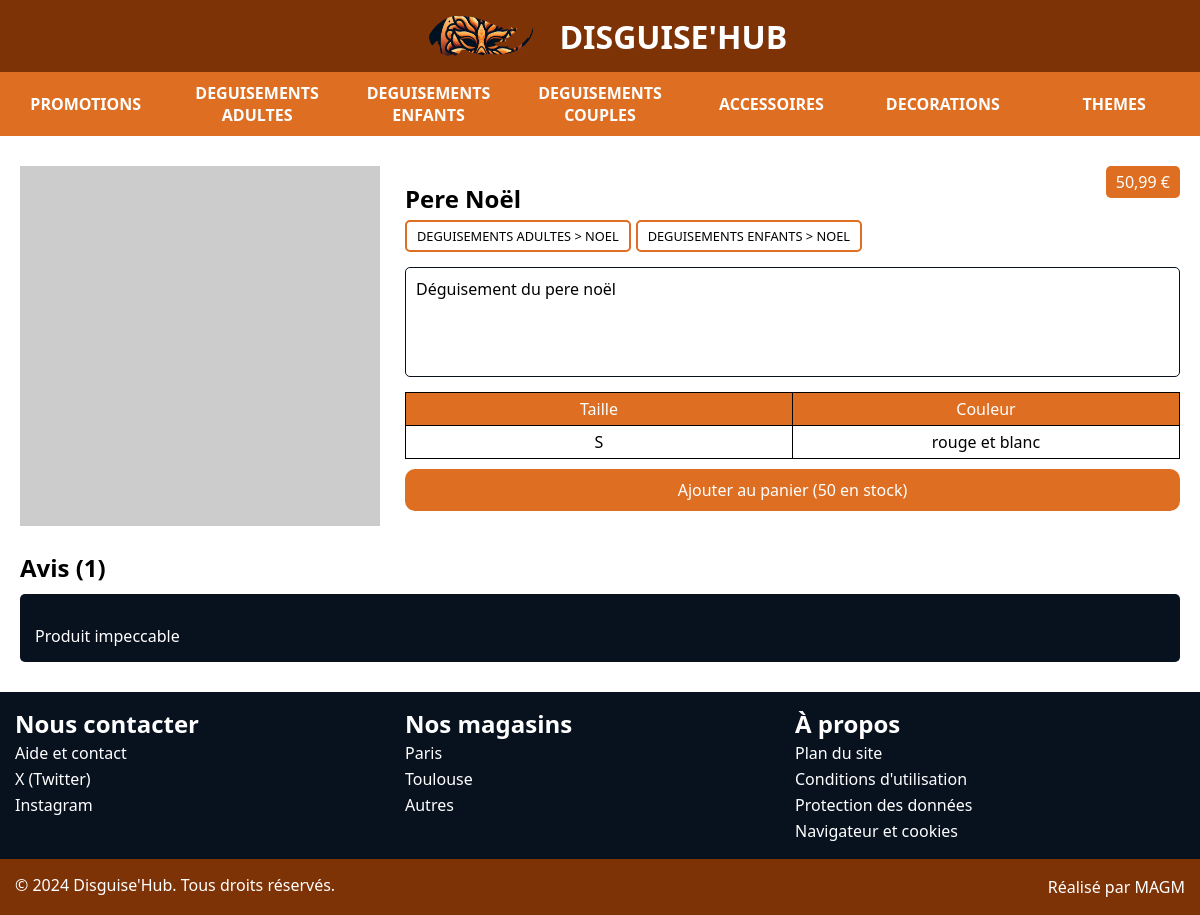
Screenshot of /site/produit.php?id=100000 with the database file from the repository.
### tables this page shows
CREATE TABLE Categorie (
    idCategorie INT AUTO_INCREMENT,
    idCategoriePere INT,
    nomCategorie VARCHAR(50),
    PRIMARY KEY (idCategorie),
    FOREIGN KEY (idCategoriePere) REFERENCES Categorie(idCategorie)
);

CREATE TABLE Image (
    refProduit INT,
    imageProduit VARCHAR(255),
    PRIMARY KEY (refProduit, imageProduit),
    FOREIGN KEY (refProduit) REFERENCES Produit(refProduit)
);

CREATE TABLE Produit (
    refProduit INT AUTO_INCREMENT,
    idCategorie INT,
    nomProduit VARCHAR(100),
    descProduit TEXT,
    prixProduit DECIMAL(6,2),
    qteProduit DECIMAL(4),
    tailleProduit VARCHAR(3),
    couleurProduit VARCHAR(40),
    PRIMARY KEY (refProduit),
    FOREIGN KEY (idCategorie) REFERENCES Categorie(idCategorie)
);

CREATE TABLE AssoProduitCateg (
    refProduit INT,
    idCategorie INT,
    PRIMARY KEY (refProduit, idCategorie),
    FOREIGN KEY (refProduit) REFERENCES Produit(refProduit),
    FOREIGN KEY (idCategorie) REFERENCES Categorie(idCategorie)
);

CREATE TABLE Avis (
    idAvis INT AUTO_INCREMENT,
    idAvisPere INT,
    refProduit INT,
    idClient INT,
    commentaire TEXT,
    note DECIMAL(1) NOT NULL,
    PRIMARY KEY (idAvis),
    FOREIGN KEY (idAvisPere) REFERENCES Avis(idAvis),
    FOREIGN KEY (refProduit) REFERENCES Produit(refProduit),
    FOREIGN KEY (idClient) REFERENCES Client(idClient)
);

### site/produit.php (the view, shortened to what this page needs)
<html>
<head>
    <link rel="stylesheet" type="text/css" href="./css/general.css">
    <link rel="stylesheet" type="text/css" href="./css/produit.css">
</head>
<body>
    <?php include("include/header.php"); ?>
    <div class="content">
        <?php
            if (empty($_GET["id"])) {
                header("Location: ./");
            } else {
                $sql = "SELECT * FROM Produit WHERE refProduit = :ref";
                $req = $conn -> prepare($sql);
                $req -> execute(["ref" => $_GET["id"]]);
                if ($req && $req->rowCount() > 1) {
                    echo "<h1>Erreur</h1>
                    <p>Plusieurs correspondaces ont été trouvées pour le produit \"" . $_GET["id"] . "\".</p>
                    <a href='./' class='button'>Retour à l'accueil</a>";
                } else if ($req && $req->rowCount() == 0) {
                    echo "<h1>Produit introuvable</h1>
                    <p>Le produit \"" . $_GET["id"] . "\" n'existe pas.</p>
                    <a href='./' class='button'>Retour à l'accueil</a>";
                } else {
                    $produit = $req -> fetch();
                    $sql = "SELECT * FROM AssoProduitCateg WHERE refProduit = :ref";
                    $req = $conn -> prepare($sql);
                    $req -> execute(["ref" => $_GET["id"]]);
                    $categories = $req -> fetchAll();
                    $sql = "SELECT * FROM Image WHERE refProduit = :ref";
                    $req = $conn -> prepare($sql);
                    $req -> execute(["ref" => $_GET["id"]]);
                    $images = $req -> fetchAll();
                    $sql = "SELECT * FROM Avis WHERE refProduit = :ref";
                    $req = $conn -> prepare($sql);
                    $req -> execute(["ref" => $_GET["id"]]);
                    $avis = $req -> fetchAll();
                    if (count($avis) != 0) {
                        $sql = "SELECT AVG(note) AS moyenne FROM Avis WHERE refProduit = :ref";
                        $req = $conn -> prepare($sql);
                        $req -> execute(["ref" => $_GET["id"]]);
                        $moyenne = round($req -> fetch()["moyenne"]);
                    }
                    echo "<div class='produit'>
                        <div class='images'>";
                            foreach ($images as $image) {
                                echo "<img src='" . $image["imageProduit"] . "' alt='" . $produit["nomProduit"] . "'>";
                            }
                        echo "</div>
                        <div class='details'>";
                            if (isset($moyenne)) {
                                for ($i = 0; $i < $moyenne; $i++) {
                                    echo "<i class='fas fa-star color'></i>";
                                }
                            }
                            echo "<h2>" . $produit["nomProduit"] . "</h2>
                            <div class='categories'>";
                                foreach ($categories as $cat) {
                                    echo "<span>";
                                        $sql = "SELECT * FROM Categorie WHERE idCategorie = :cat";
                                        $req = $conn -> prepare($sql);
                                        $req -> execute(["cat" => $cat["idCategorie"]]);
                                        $categorie = $req -> fetch();
                                        if (isset($categorie["idCategoriePere"])) {
                                            $sql = "SELECT * FROM Categorie WHERE idCategorie = :cat";
                                            $req = $conn -> prepare($sql);
                                            $req -> execute(["cat" => $categorie["idCategoriePere"]]);
                                            $categoriePere = $req -> fetch();
                                            echo "<a href='/~saephp11/categorie.php?id=" . $categoriePere["idCategorie"] . "'>" . $categoriePere["nomCategorie"] . "</a> > ";
                                        }
                                        echo "<a href='/~saephp11/categorie.php?id=" . $categorie["idCategorie"] . "'>" . $categorie["nomCategorie"] . "</a>
                                    </span>";
                                }
                                echo "</div>
                            <p>" . $produit["descProduit"] . "</p>
                            <table>
                                <tr class='head'>";
                                if (isset($produit["tailleProduit"])) {
                                    echo "<td>Taille</td>";
                                }
                                if (isset($produit["couleurProduit"])) {
                                    echo "<td>Couleur</td>";
                                }
                                echo "</tr>
                                <tr>";
                                    if (isset($produit["tailleProduit"])) {
                                        echo "<td>" . $produit["tailleProduit"] . "</td>";
                                    }
                                    if (isset($produit["couleurProduit"])) {
                                        echo "<td>" . $produit["couleurProduit"] . "</td>";
                                    }
                                echo "</tr>
                            </table>";
                            if ($produit["qteProduit"] != 0) {
                                if (isset($_COOKIE["cart"]) && !empty(json_decode($_COOKIE["cart"], true)) && isset((json_decode($_COOKIE["cart"], true))[$produit["refProduit"]])) {
                                    echo "<a class='button' href='/~saephp11/panier.php'>Dans le panier</a>";
                                } else {
                                    echo "<form action='panier.php' method='POST'>
                                        <input type='hidden' name='id' value='" . $produit["refProduit"] . "'>
                                        <input type='hidden' name='amount' value='1'>
                                        <button type='submit' name='commander'>Ajouter au panier (" . $produit["qteProduit"] . " en stock)</button>
                                    </form>";
                                }
                            } else {
                                echo "<button type='submit' name='commander' disabled>Rupture de stock</button>";
                            }
                            echo "<span class='prix'>" . number_format($produit["prixProduit"], 2, ",", " ") . " €</span>
                        </div>
                    </div>
                    <div class='avis'>";
                    if (count($avis) == 0) {
                            echo "<h2>Avis</h2>
                            <p>Aucun avis pour ce produit.</p>";
                        } else {
                            foreach ($avis as $avi) {
                                $sql = "SELECT nomClient, prenomClient FROM Client WHERE idClient = :id";
                                $req = $conn -> prepare($sql);
                                $req -> execute(["id" => $avi["idClient"]]);
                                $client = $req -> fetch();
                                echo "<h2>Avis (" . count($avis) . ")</h2>
                                <div class='avi'>
                                    <div class='texte'>
                                        <div class='client'>
                                            <div class='note'>";
                                                for ($i = 0; $i < $avi["note"]; $i++) {
                                                    echo "<i class='fas fa-star color'></i>";
                                                }
                                            echo "</div>
                                            <h3>" . $client["prenomClient"] . " " . $client["nomClient"] .  "</h3>
                                        </div>
                                        <p>" . $avi["commentaire"] . "</p>";
                                    echo "</div>";
                                echo "</div>";
                            }
                        }
                    echo "</div>";
                }
            }
        ?>
    </div>
    <?php include("include/footer.php"); ?>
</body>
</html>

### site/include/header.php (shortened to what this page needs)
<header>
    <div class="logo">
        <div class="left">
            <a class="icon" href="/~saephp11/recherche.php">
                <i class="fa-solid fa-magnifying-glass fa-2x"></i>
            </a>
        </div>
        <a class="logo" href="/~saephp11/">
            <img src="/~saephp11/img/logo.png" alt="Disguise'Hub">
            <h1>Disguise'Hub</h1>
        </a>
        <div class="right">
            <a class="icon" href="/~saephp11/panier.php">
                <i class="fa-regular fa-cart-shopping fa-2x"></i>
            </a>
            <a class="icon" href="/~saephp11/compte">
                <i class="fa-solid fa-user fa-2x"></i>
            </a>
        </div>
    </div>
    <div class="menu"><?php
        $sql = "SELECT * FROM Categorie WHERE idCategoriePere IS NULL";
        require_once("connect.inc.php");
        $req = $conn -> prepare($sql);
        $req -> execute();
        while ($cat = $req -> fetch()) {
            echo "<div class='item'>
                <a class='categorie'>" . $cat["nomCategorie"] . "</a>";
                echo "</div>";
        }
    ?></div>
</header>

### site/include/footer.php (shortened to what this page needs)
<footer>
    <div class="liens">
        <div>
            <h2>Nous contacter</h2>
            <a href="/~saephp11/pageconstruction.php">Aide et contact</a>
            <a href="https://x.com/">X (Twitter)</a>
            <a href="https://instagram.com/">Instagram</a>
        </div>
        <div>
            <h2>Nos magasins</h2>
            <a href="/~saephp11/pageconstruction.php">Paris</a>
            <a href="/~saephp11/pageconstruction.php">Toulouse</a>
            <a href="/~saephp11/pageconstruction.php">Autres</a>
        </div>
        <div>
            <h2>À propos</h2>
            <a href="/~saephp11/pageconstruction.php">Plan du site</a>
            <a href="/~saephp11/pageconstruction.php">Conditions d'utilisation</a>
            <a href="/~saephp11/pageconstruction.php">Protection des données</a>
            <a href="/~saephp11/pageconstruction.php">Navigateur et cookies</a>
        </div>
    </div>
    <div class="copyright">
        <p>© 2024 Disguise'Hub. Tous droits réservés.</p>
        <a href="/~saephp11/magm.php">Réalisé par MAGM</a>
    </div>
</footer>

### site/css/general.css (style rules this page uses)
* { margin: 0; padding: 0; box-sizing: border-box; font-family: "Segoe UI", Tahoma, Geneva, Verdana, sans-serif; --primary-color: #7e3307; --secondary-color: #de6e22; --tertiary-color: #08111e; }
header { width: 100%; z-index: 100; }
header div { display: flex; align-items: center; width: 100%; }
header div.logo { background-color: var(--primary-color); }
header div.logo a.logo { display: flex; justify-content: center; align-items: center; text-decoration: none; }
header img { height: 40px; margin: 16px; display: inline; }
header h1 { color: #ffffff; font-size: 2rem; font-weight: 800; margin-left: 10px; text-transform: uppercase; display: inline; white-space: nowrap; }
header div.logo div.left { position: relative; left: 20px; justify-content: flex-start; }
header div.logo div.right { position: relative; right: 20px; justify-content: flex-end; }
header div.logo div.left a.icon { margin-right: 15px; }
header div.logo div.right a.icon { margin-left: 15px; }
header div.logo a.icon { text-decoration: none; color: #ffffff !important; }
header div.menu { background-color: var(--secondary-color); flex-wrap: nowrap; justify-content: space-around; }
header div.menu div.item { width: 100%; display: block; text-align: center; }
header div.menu div.item a.categorie { display: block; width: 100%; padding: 10px 10px; text-align: center; font-size: 1rem; text-decoration: none; color: #ffffff; font-weight: 600; }
footer { color: #ffffff; z-index: 100; }
footer div.liens { background-color: var(--tertiary-color); padding: 15px; display: flex; }
footer div.liens div { width: calc(100% / 3); display: flex; flex-direction: column; }
footer div.liens div a { font-size: 1rem; text-decoration: none; color: #ffffff; font-weight: 400; padding: 2px 0; }
footer div.copyright { background-color: var(--primary-color); padding: 15px; display: flex; justify-content: space-between; }
footer div.copyright a { text-align: right; font-size: 1rem; text-decoration: none; color: #ffffff; font-weight: 400; padding: 2px 0; }
button:not(.ignore), a.button { display: block; background-color: var(--secondary-color); border-radius: 10px; border: none; color: #FFFFFF; font-size: 16px; padding: 10px; width: 100%; max-width: 300px; cursor: pointer; text-decoration: none; text-align: center; transition: background-color 0.3s, transform 0.3s; }
table { border-collapse: collapse; width: 100%; }
tr.head { background-color: var(--secondary-color); color: #ffffff; }
td { text-align: center; border: 1px solid #000000; padding: 5px 10px; }
div.content { display: flex; min-height: calc(100% - 330px); padding: 20px; }
a { text-decoration: none; color: var(--secondary-color); transition: 0.3s; }

### site/css/produit.css (style rules this page uses)
div.content { flex-direction: column; justify-content: center; align-items: center; gap: 5px; }
div.content > div { display: flex; width: 100%; padding: 10px 0; }
i.color { color: var(--secondary-color); }
div.produit { display: flex; gap: 25px; }
div.details { position: relative; width: 100%; }
div.categories { margin: 5px 0; display: flex; flex-wrap: wrap; gap: 5px; }
div.categories span { padding: 5px 10px; border: 2px solid var(--secondary-color); border-radius: 5px; font-size: 0.8rem; }
div.categories span a { text-decoration: none; color: #000000; }
div.details span.prix { position: absolute; top: 0; right: 0; padding: 5px 10px; background-color: var(--secondary-color); color: #FFFFFF; border-radius: 5px; }
div.details td { width: 50%; }
div.details p { padding: 10px; border-radius: 5px; border: 1px solid var(--tertiary-color); min-height: 5lh; margin: 15px 0; }
div.details button, div.details a.button { margin-top: 10px; min-width: 100%; }
div.avis { display: flex; flex-direction: column; gap: 10px; width: 100%; }
div.avis div.avi { display: flex; justify-content: space-between; align-items: center; gap: 10px; background-color: var(--tertiary-color); color: #FFFFFF; padding: 15px; border-radius: 5px; }
div.avi div.texte { width: 100%; }
div.avi div.client { display: flex; align-items: center; gap: 10px; }

### rows the page displays
categorie: nomCategorie "PROMOTIONS"
categorie: nomCategorie "DEGUISEMENTS ADULTES"
categorie: nomCategorie "DEGUISEMENTS ENFANTS"
categorie: nomCategorie "DEGUISEMENTS COUPLES"
categorie: nomCategorie "ACCESSOIRES"
categorie: nomCategorie "DECORATIONS"
categorie: nomCategorie "THEMES"
produit: nomProduit "Pere Noël", descProduit "Déguisement du pere noël", tailleProduit "S", couleurProduit "rouge et blanc", qteProduit "50", prixProduit "50,99"
assoproduitcateg: categorie.nomCategorie "DEGUISEMENTS ADULTES", idCategorie.nomCategorie "NOEL"
assoproduitcateg: categorie.nomCategorie "DEGUISEMENTS ENFANTS", idCategorie.nomCategorie "NOEL"
avis: count($avis) "1", note 5 (drawn), commentaire "Produit impeccable"
